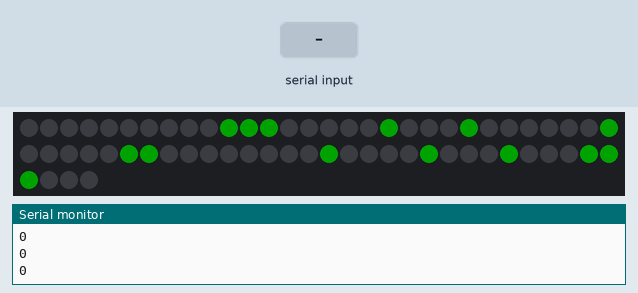
A sketch run on a simulated Arduino Uno, built with avr-gcc and run on an emulated ATmega328P. Shown: 64 RGB LEDs in strip order, left to right, continuing on the next row, the last lines printed to the serial monitor. Inputs (shaded band) come from the test bench. Dim RGB values are drawn brighter than linear.

Above: at 1.2 s.
1.3 s: "s" received over Serial
At 2.6 s:
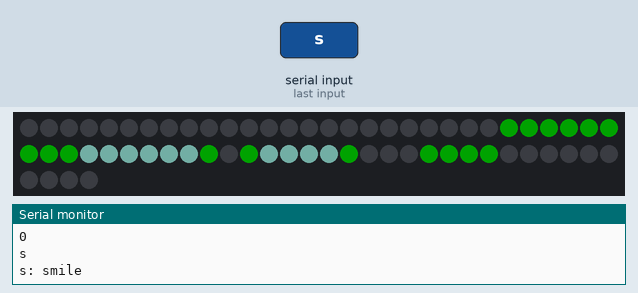
4.3 s: "a" received over Serial
At 7.6 s:
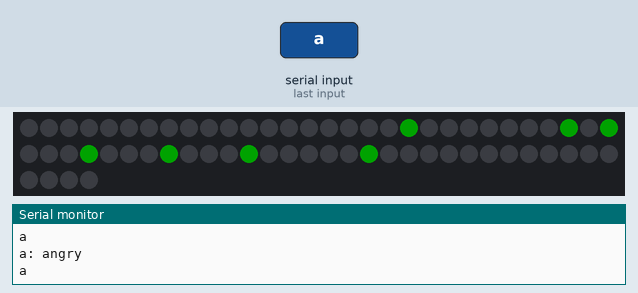
Timing chart, 0 to 9.1 s (numbered marks = the images above; inputs shaded):
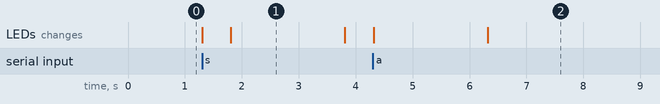

The sketch:

MaskLED.ino
```cpp
#include <Adafruit_NeoPixel.h>
#ifdef __AVR__
#include <avr/power.h>
#endif
#define PIN        6
#define NUMPIXELS 64

Adafruit_NeoPixel pixels(NUMPIXELS, PIN, NEO_GRB + NEO_KHZ800);
#define DELAYVAL 500
char input = '0';
char old = '0';

void setup() {
#if defined(__AVR_ATtiny85__) && (F_CPU == 16000000)
    clock_prescale_set(clock_div_1);
#endif
    Serial.begin(9600);
    pixels.begin();
    pixels.setBrightness(60);
}

void loop() {
    pixels.clear();
    old = input;

    if (Serial.available() > 0) {
      input = Serial.read();
      if(input=='0'||input=='a'||input=='s');
      else
        input = old;
    }

    Serial.println(input);
    switch (input)
    {
    case 's':
        Serial.print(input);
        Serial.println(": smile");

        pixels.clear();
        pixels.setPixelColor(24, pixels.Color(0, 150, 0));
        pixels.setPixelColor(38, pixels.Color(0, 150, 0));
        pixels.setPixelColor(42, pixels.Color(0, 150, 0));
        pixels.setPixelColor(43, pixels.Color(0, 150, 0));
        pixels.setPixelColor(44, pixels.Color(0, 150, 0));
        pixels.setPixelColor(45, pixels.Color(0, 150, 0));
        pixels.setPixelColor(33, pixels.Color(0, 150, 0));
        pixels.setPixelColor(31, pixels.Color(0, 150, 0));
        pixels.show();
        delay(500);

        pixels.setPixelColor(24, pixels.Color(0, 150, 0));
        pixels.setPixelColor(25, pixels.Color(0, 150, 0));
        pixels.setPixelColor(26, pixels.Color(0, 150, 0));
        pixels.setPixelColor(27, pixels.Color(0, 150, 0));
        pixels.setPixelColor(28, pixels.Color(0, 150, 0));
        pixels.setPixelColor(29, pixels.Color(0, 150, 0));
        pixels.setPixelColor(30, pixels.Color(0, 150, 0));
        pixels.setPixelColor(31, pixels.Color(0, 150, 0));

        pixels.setPixelColor(39, pixels.Color(0, 150, 0));
        pixels.setPixelColor(41, pixels.Color(0, 150, 0));
        pixels.setPixelColor(53, pixels.Color(0, 150, 0));
        pixels.setPixelColor(52, pixels.Color(0, 150, 0));
        pixels.setPixelColor(51, pixels.Color(0, 150, 0));
        pixels.setPixelColor(50, pixels.Color(0, 150, 0));
        pixels.setPixelColor(46, pixels.Color(0, 150, 0));
        pixels.setPixelColor(32, pixels.Color(0, 150, 0));

        pixels.setPixelColor(38, pixels.Color(146, 220, 206));
        pixels.setPixelColor(37, pixels.Color(146, 220, 206));
        pixels.setPixelColor(36, pixels.Color(146, 220, 206));
        pixels.setPixelColor(35, pixels.Color(146, 220, 206));
        pixels.setPixelColor(34, pixels.Color(146, 220, 206));
        pixels.setPixelColor(33, pixels.Color(146, 220, 206));
        pixels.setPixelColor(42, pixels.Color(146, 220, 206));
        pixels.setPixelColor(43, pixels.Color(146, 220, 206));
        pixels.setPixelColor(44, pixels.Color(146, 220, 206));
        pixels.setPixelColor(45, pixels.Color(146, 220, 206));
        pixels.show();
        delay(2000);

        break;

    case 'a':
        Serial.print(input);
        Serial.println(": angry");
        pixels.setPixelColor(41, pixels.Color(0, 150, 0));
        pixels.setPixelColor(37, pixels.Color(0, 150, 0));
        pixels.setPixelColor(27, pixels.Color(0, 150, 0));
        pixels.setPixelColor(19, pixels.Color(0, 150, 0));
        pixels.setPixelColor(29, pixels.Color(0, 150, 0));
        pixels.setPixelColor(33, pixels.Color(0, 150, 0));
        pixels.setPixelColor(47, pixels.Color(0, 150, 0));
        pixels.show();
        break;

    case '0':
        pixels.setPixelColor(22, pixels.Color(0, 150, 0));
        pixels.setPixelColor(10, pixels.Color(0, 150, 0));
        pixels.setPixelColor(11, pixels.Color(0, 150, 0));
        pixels.setPixelColor(12, pixels.Color(0, 150, 0));
        pixels.setPixelColor(18, pixels.Color(0, 150, 0));
        pixels.setPixelColor(29, pixels.Color(0, 150, 0));
        pixels.setPixelColor(35, pixels.Color(0, 150, 0));
        pixels.setPixelColor(36, pixels.Color(0, 150, 0));
        pixels.setPixelColor(45, pixels.Color(0, 150, 0));
        pixels.setPixelColor(50, pixels.Color(0, 150, 0));
        pixels.setPixelColor(60, pixels.Color(0, 150, 0));
        pixels.setPixelColor(59, pixels.Color(0, 150, 0));
        pixels.setPixelColor(58, pixels.Color(0, 150, 0));
        pixels.setPixelColor(54, pixels.Color(0, 150, 0));
        pixels.show();
        break;


    default:
      break;
    }


    /*   for (int i = 0; i < NUMPIXELS; i++) {

           pixels.setPixelColor(i, pixels.Color(0, 150, 0));
           pixels.show();
           delay(DELAYVAL);
       }*/
}
```

Measured:
- after the input at 1.3 s, the LEDs: first change at once (image 1 shows a later state)
- after the input at 4.3 s, the LEDs: first differ from a run without the input after 2.0 s (image 2)
- what the display in image 1 shows lasts 2.0 s, from 1.8 s to 3.8 s
